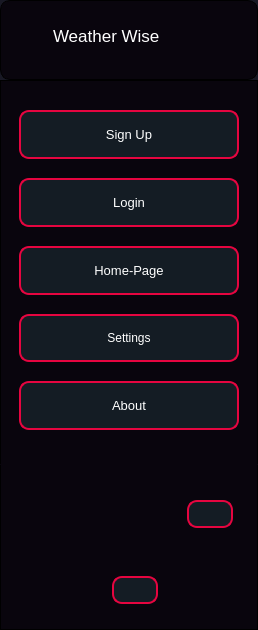
     <widget class="QCustomSlideMenu" name="Menu_Panel" native="true">
      <property name="sizePolicy">
       <sizepolicy hsizetype="Preferred" vsizetype="Expanding">
        <horstretch>0</horstretch>
        <verstretch>0</verstretch>
       </sizepolicy>
      </property>
      <property name="minimumSize">
       <size>
        <width>250</width>
        <height>630</height>
       </size>
      </property>
      <property name="styleSheet">
       <string notr="true">QWidget {
    background-color: #181824  ;

}
</string>
      </property>
      <layout class="QVBoxLayout" name="verticalLayout">
       <property name="spacing">
        <number>0</number>
       </property>
       <property name="leftMargin">
        <number>0</number>
       </property>
       <property name="topMargin">
        <number>0</number>
       </property>
       <property name="rightMargin">
        <number>0</number>
       </property>
       <property name="bottomMargin">
        <number>0</number>
       </property>
       <item alignment="Qt::AlignTop">
        <widget class="QFrame" name="Main_Icon">
         <property name="minimumSize">
          <size>
           <width>0</width>
           <height>80</height>
          </size>
         </property>
         <property name="styleSheet">
          <string notr="true">QFrame {
    background-color: #09050D  ;
	border:1px solid #ececec   ;
}
QLabel{
color:white;
}
#Main_Icon{
border:1px solid black;
border-radius:10px;
}
</string>
         </property>
         <property name="frameShape">
          <enum>QFrame::StyledPanel</enum>
         </property>
         <property name="frameShadow">
          <enum>QFrame::Raised</enum>
         </property>
         <layout class="QHBoxLayout" name="horizontalLayout_10">
          <property name="leftMargin">
           <number>6</number>
          </property>
          <property name="topMargin">
           <number>0</number>
          </property>
          <item alignment="Qt::AlignVCenter">
           <widget class="QLabel" name="App_icon">
            <property name="minimumSize">
             <size>
              <width>40</width>
              <height>40</height>
             </size>
            </property>
            <property name="maximumSize">
             <size>
              <width>40</width>
              <height>40</height>
             </size>
            </property>
            <property name="styleSheet">
             <string notr="true">QFrame {
    border: 0px solid black;
}
</string>
            </property>
            <property name="text">
             <string/>
            </property>
            <property name="pixmap">
             <pixmap resource="../Qss/icons/_icons.qrc">:/icons/Icons/feather/sun.png</pixmap>
            </property>
            <property name="scaledContents">
             <bool>true</bool>
            </property>
           </widget>
          </item>
          <item>
           <widget class="QLabel" name="Name_of_app">
            <property name="font">
             <font>
              <pointsize>13</pointsize>
             </font>
            </property>
            <property name="styleSheet">
             <string notr="true">QFrame {
    border: 0px solid black;
}
</string>
            </property>
            <property name="text">
             <string>Weather Wise</string>
            </property>
           </widget>
          </item>
         </layout>
        </widget>
       </item>
       <item>
        <widget class="QFrame" name="navigation_buttons">
         <property name="sizePolicy">
          <sizepolicy hsizetype="Preferred" vsizetype="Expanding">
           <horstretch>0</horstretch>
           <verstretch>0</verstretch>
          </sizepolicy>
         </property>
         <property name="minimumSize">
          <size>
           <width>100</width>
           <height>0</height>
          </size>
         </property>
         <property name="styleSheet">
          <string notr="true">QFrame {
    background-color: #09050D  ;
border:2px solid #09050D   ;
padding:10px;
}
QPushButton{
	background-color:#141C24;
	border : 2px solid #E60540;
	padding:15px;
	border-radius:10px;
color:white;
}
QPushButton:hover {
    background-color: rgba(230, 5, 64, 0.3);;
}
#navigation_buttons{
border-top:1px solid black;
border-right:1px solid black;
border-left:1px solid black;
}
</string>
         </property>
         <property name="frameShape">
          <enum>QFrame::StyledPanel</enum>
         </property>
         <property name="frameShadow">
          <enum>QFrame::Raised</enum>
         </property>
         <layout class="QVBoxLayout" name="verticalLayout_2">
          <property name="spacing">
           <number>8</number>
          </property>
          <property name="leftMargin">
           <number>8</number>
          </property>
          <property name="topMargin">
           <number>8</number>
          </property>
          <property name="rightMargin">
           <number>8</number>
          </property>
          <property name="bottomMargin">
           <number>8</number>
          </property>
          <item>
           <widget class="QPushButton" name="Sign_Up_btn">
            <property name="font">
             <font>
              <pointsize>10</pointsize>
             </font>
            </property>
            <property name="cursor">
             <cursorShape>PointingHandCursor</cursorShape>
            </property>
            <property name="text">
             <string>Sign Up</string>
            </property>
            <property name="icon">
             <iconset resource="../Qss/icons/_icons.qrc">
              <normaloff>:/icons/Icons/feather/user-plus.png</normaloff>:/icons/Icons/feather/user-plus.png</iconset>
            </property>
           </widget>
          </item>
          <item>
           <widget class="QPushButton" name="Login_In_btn">
            <property name="font">
             <font>
              <pointsize>10</pointsize>
             </font>
            </property>
            <property name="cursor">
             <cursorShape>PointingHandCursor</cursorShape>
            </property>
            <property name="text">
             <string>Login</string>
            </property>
            <property name="icon">
             <iconset resource="../Qss/icons/_icons.qrc">
              <normaloff>:/icons/Icons/feather/user.png</normaloff>:/icons/Icons/feather/user.png</iconset>
            </property>
            <property name="autoDefault">
             <bool>false</bool>
            </property>
           </widget>
          </item>
          <item>
           <widget class="QPushButton" name="Home_page_btn">
            <property name="font">
             <font>
              <pointsize>10</pointsize>
             </font>
            </property>
            <property name="cursor">
             <cursorShape>PointingHandCursor</cursorShape>
            </property>
            <property name="text">
             <string>Home-Page</string>
            </property>
            <property name="icon">
             <iconset resource="../Qss/icons/_icons.qrc">
              <normaloff>:/icons/Icons/feather/sun.png</normaloff>:/icons/Icons/feather/sun.png</iconset>
            </property>
           </widget>
          </item>
          <item>
           <widget class="QPushButton" name="Settings_page_btn">
            <property name="cursor">
             <cursorShape>PointingHandCursor</cursorShape>
            </property>
            <property name="text">
             <string>Settings</string>
            </property>
            <property name="icon">
             <iconset resource="../Qss/icons/_icons.qrc">
              <normaloff>:/icons/Icons/feather/settings.png</normaloff>:/icons/Icons/feather/settings.png</iconset>
            </property>
           </widget>
          </item>
          <item>
           <widget class="QPushButton" name="About_btn">
            <property name="font">
             <font>
              <pointsize>10</pointsize>
             </font>
            </property>
            <property name="cursor">
             <cursorShape>PointingHandCursor</cursorShape>
            </property>
            <property name="text">
             <string>About</string>
            </property>
            <property name="icon">
             <iconset resource="../Qss/icons/_icons.qrc">
              <normaloff>:/icons/Icons/feather/info.png</normaloff>:/icons/Icons/feather/info.png</iconset>
            </property>
           </widget>
          </item>
         </layout>
        </widget>
       </item>
       <item alignment="Qt::AlignBottom">
        <widget class="QFrame" name="Referral_websites">
         <property name="sizePolicy">
          <sizepolicy hsizetype="Preferred" vsizetype="Expanding">
           <horstretch>0</horstretch>
           <verstretch>0</verstretch>
          </sizepolicy>
         </property>
         <property name="styleSheet">
          <string notr="true">QFrame {
    background-color: #09050D  ;
	border:1px solid #09050D   ;
}
#Referral_websites{
border-bottom:1px solid black;
border-right:1px solid black;
border-left:1px solid black;
}
QPushButton{
	background-color:#141C24;
	border:2px solid #E60540;
	padding:5px;
	border-radius:10px;
color:white;
margin:5px;
}
QPushButton:hover {
    background-color: rgba(230, 5, 64, 0.3);
}</string>
         </property>
         <property name="frameShape">
          <enum>QFrame::StyledPanel</enum>
         </property>
         <property name="frameShadow">
          <enum>QFrame::Raised</enum>
         </property>
         <layout class="QVBoxLayout" name="verticalLayout_3">
          <item alignment="Qt::AlignHCenter|Qt::AlignVCenter">
           <widget class="QFrame" name="Github_Referral">
            <property name="frameShape">
             <enum>QFrame::StyledPanel</enum>
            </property>
            <property name="frameShadow">
             <enum>QFrame::Raised</enum>
            </property>
            <layout class="QHBoxLayout" name="horizontalLayout_11">
             <item alignment="Qt::AlignVCenter">
              <widget class="QLabel" name="icon_Github">
               <property name="minimumSize">
                <size>
                 <width>60</width>
                 <height>60</height>
                </size>
               </property>
               <property name="maximumSize">
                <size>
                 <width>60</width>
                 <height>60</height>
                </size>
               </property>
               <property name="font">
                <font>
                 <pointsize>9</pointsize>
                </font>
               </property>
               <property name="styleSheet">
                <string notr="true">QFrame {
    border: 0px solid black;
}
</string>
               </property>
               <property name="text">
                <string/>
               </property>
               <property name="pixmap">
                <pixmap resource="../Qss/icons/_icons.qrc">:/images/Images/github-mark-white.png</pixmap>
               </property>
               <property name="scaledContents">
                <bool>true</bool>
               </property>
              </widget>
             </item>
             <item alignment="Qt::AlignVCenter">
              <widget class="QLabel" name="Name_Github">
               <property name="minimumSize">
                <size>
                 <width>90</width>
                 <height>40</height>
                </size>
               </property>
               <property name="maximumSize">
                <size>
                 <width>90</width>
                 <height>40</height>
                </size>
               </property>
               <property name="font">
                <font>
                 <pointsize>8</pointsize>
                </font>
               </property>
               <property name="styleSheet">
                <string notr="true">QFrame {
    border: 0px solid black;
}
</string>
               </property>
               <property name="text">
                <string/>
               </property>
               <property name="pixmap">
                <pixmap resource="../Qss/icons/_icons.qrc">:/images/Images/GitHub_Logo_White.png</pixmap>
               </property>
               <property name="scaledContents">
                <bool>true</bool>
               </property>
              </widget>
             </item>
             <item alignment="Qt::AlignHCenter">
              <widget class="QPushButton" name="GitHub_link">
               <property name="cursor">
                <cursorShape>PointingHandCursor</cursorShape>
               </property>
               <property name="text">
                <string/>
               </property>
               <property name="icon">
                <iconset resource="../Qss/icons/_icons.qrc">
                 <normaloff>:/icons/Icons/feather/clipboard.png</normaloff>:/icons/Icons/feather/clipboard.png</iconset>
               </property>
              </widget>
             </item>
            </layout>
           </widget>
          </item>
          <item alignment="Qt::AlignHCenter|Qt::AlignVCenter">
           <widget class="QFrame" name="LinkedIn_Referral">
            <property name="frameShape">
             <enum>QFrame::StyledPanel</enum>
            </property>
            <property name="frameShadow">
             <enum>QFrame::Raised</enum>
            </property>
            <layout class="QHBoxLayout" name="horizontalLayout_12">
             <item alignment="Qt::AlignHCenter">
              <widget class="QLabel" name="icon_Linkedin">
               <property name="minimumSize">
                <size>
                 <width>0</width>
                 <height>40</height>
                </size>
               </property>
               <property name="maximumSize">
                <size>
                 <width>140</width>
                 <height>40</height>
                </size>
               </property>
               <property name="styleSheet">
                <string notr="true">QFrame {
    border: 0px solid black;
}
</string>
               </property>
               <property name="text">
                <string/>
               </property>
               <property name="pixmap">
                <pixmap resource="../Qss/icons/_icons.qrc">:/images/Images/LinkedIn_2021.svg</pixmap>
               </property>
               <property name="scaledContents">
                <bool>true</bool>
               </property>
              </widget>
             </item>
             <item alignment="Qt::AlignHCenter">
              <widget class="QPushButton" name="LinkedIn_Link">
               <property name="cursor">
                <cursorShape>PointingHandCursor</cursorShape>
               </property>
               <property name="text">
                <string/>
               </property>
               <property name="icon">
                <iconset resource="../Qss/icons/_icons.qrc">
                 <normaloff>:/icons/Icons/feather/clipboard.png</normaloff>:/icons/Icons/feather/clipboard.png</iconset>
               </property>
              </widget>
             </item>
            </layout>
           </widget>
          </item>
         </layout>
        </widget>
       </item>
      </layout>
     </widget>
